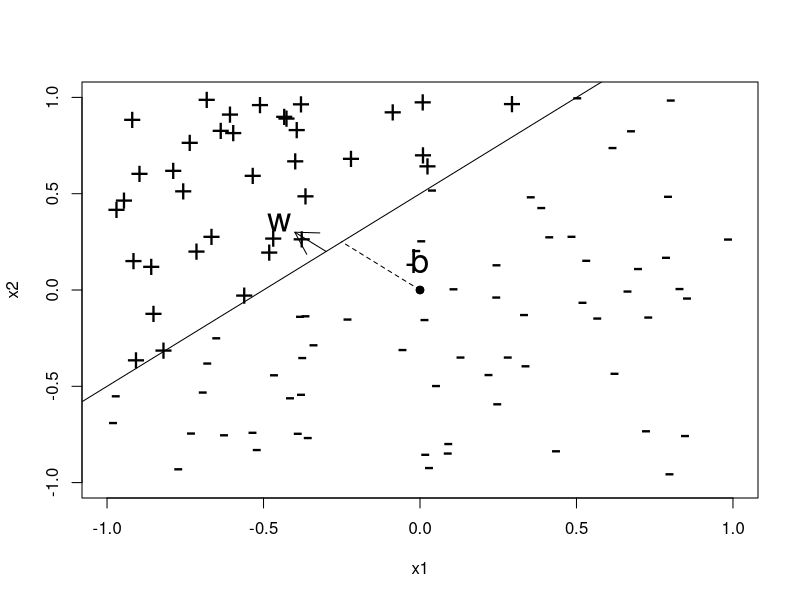
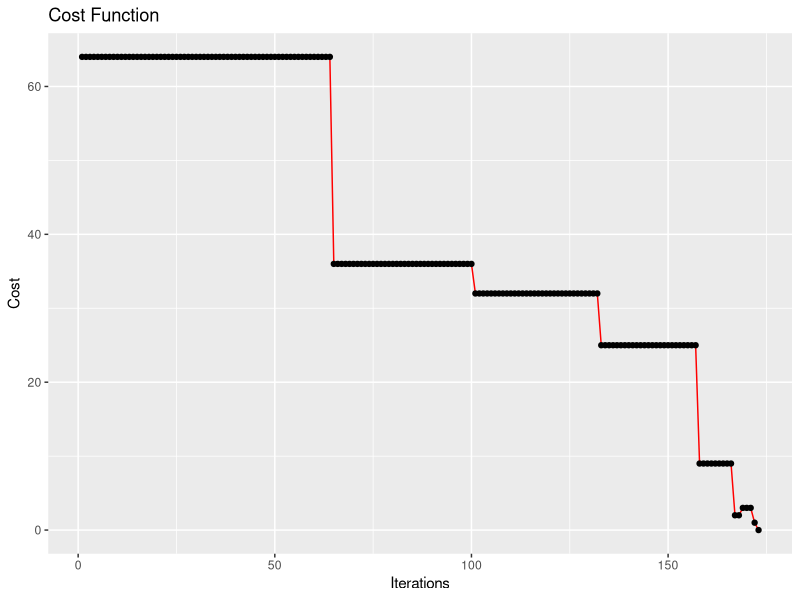
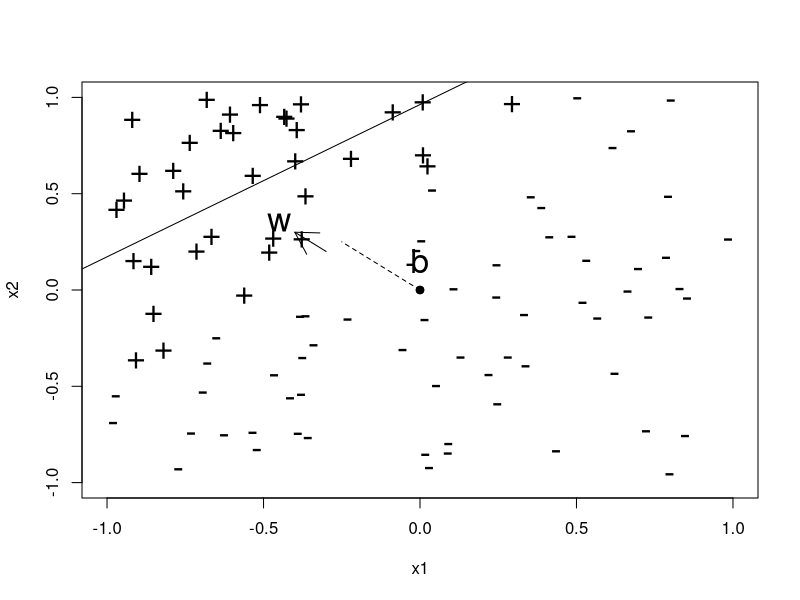
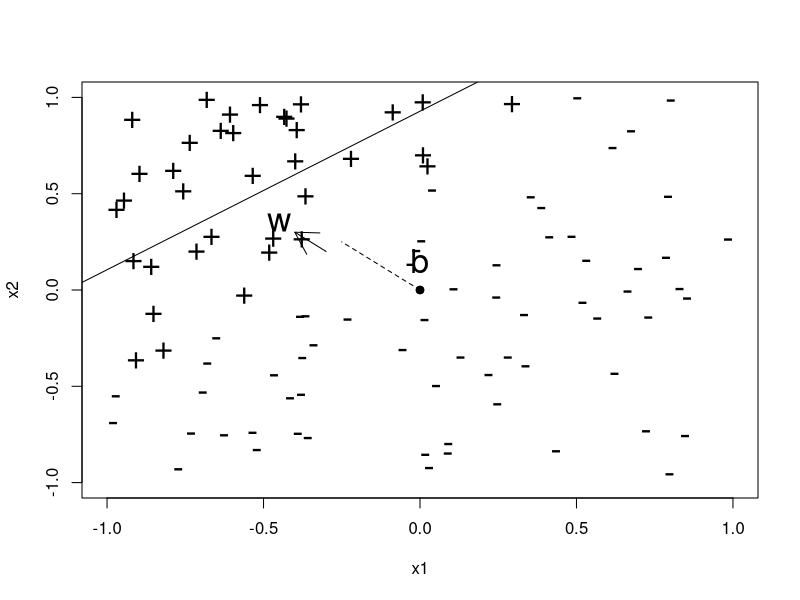
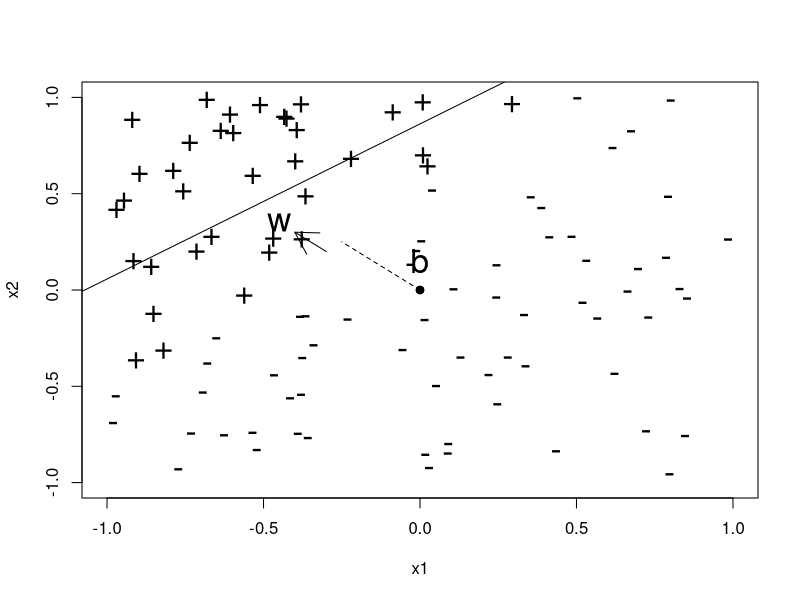
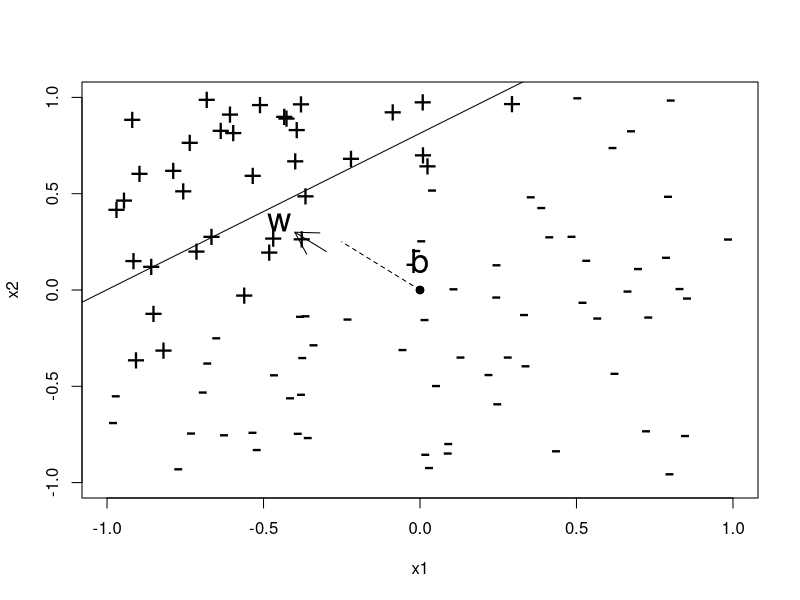
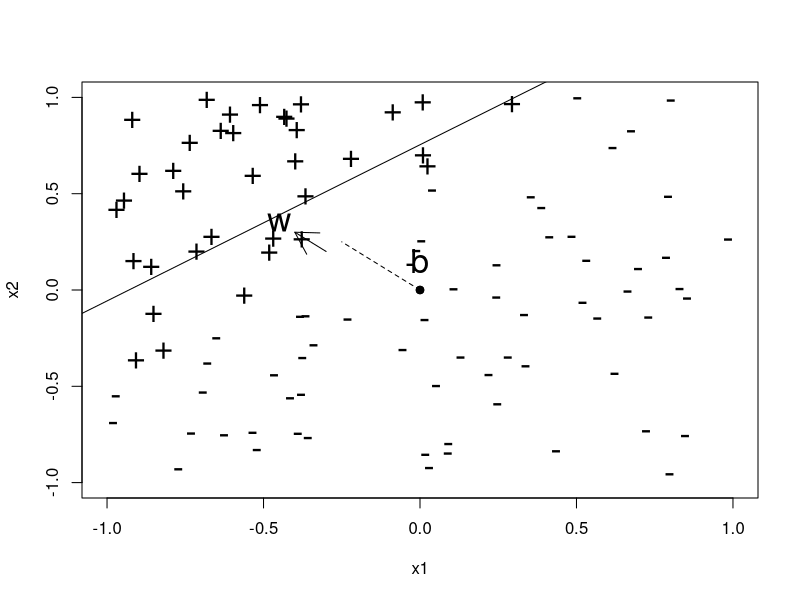
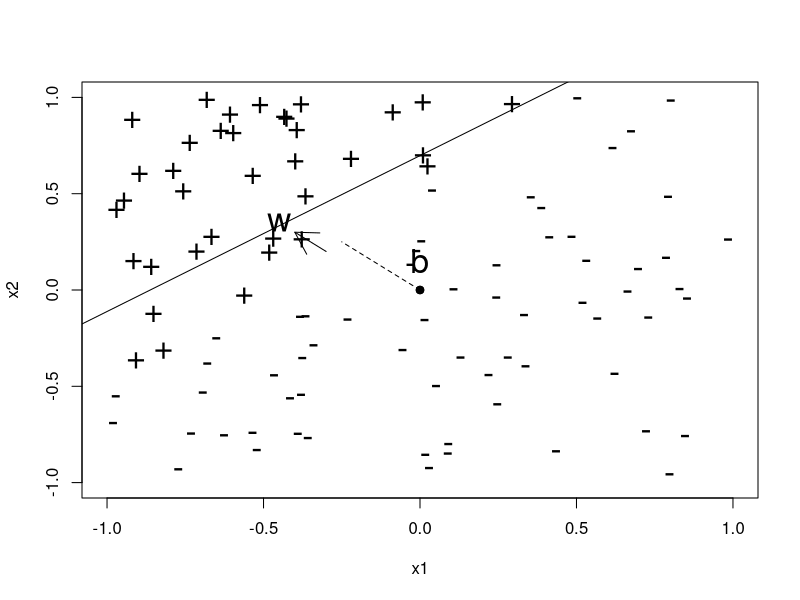

R code for these plots, in order:
## ---- chunk 1
library(ggplot2)
DistanceFromPlane = function(z, w, b) {
  sum(z * w) + b
}

ClassifyLinear = function(x, w, b) {
  distances = apply(x, 1, DistanceFromPlane, w, b)
  return(ifelse(distances < 0, -1, +1))
}
 
EuclideanNorm <- function(x) {
  return(sqrt(sum(x * x)))
}

PerceptronFunction <- function(x, y, learning.rate = 1) {
  w = vector(length = ncol(x)) # initialize w
  b = 0 # Initialize b
  iterations = 0 # count iterations
  cost_function <- c()
  R = max(apply(x, 1, EuclideanNorm))
  convergence = FALSE # to enter the while loop
  while (!convergence) {
    convergence = TRUE # hopes luck
    yc <- ClassifyLinear(x, w, b)
    for (i in 1:nrow(x)) {
      if (y[i] != yc[i]) {
        convergence <- FALSE
        w <- w + learning.rate * y[i] * x[i,]
        b <- b + learning.rate * y[i] * R^2
        iterations <- iterations + 1
        # cost_function <- c(cost_function,sum(y != yc))

      }
    }
  }
s = EuclideanNorm(w)
print(s)
# cost_function <- c(cost_function,sum(y != yc))
# cost_function <- as.data.frame(cost_function)
# ggplot(data=cost_function, aes(x=seq(1,length(cost_function)), y= cost_function, group=1)) +
#     geom_line(color="red")+
#     geom_point()+
#     xlab("Iterations")
return(list(w = w/s, b = b/s, steps = iterations))
}
## ---- chunk 2
# very easy
# x2 = x1 + 1/2
set.seed(1234)
x1 <- runif(100,-1,1)
x2 <- runif(100,-1,1)
x <- cbind(x1,x2)
y <- ifelse(x2 > 0.5 + x1, +1, -1)

PlotData <- function(x, y) {
  plot(x, pch = ifelse(y > 0, "+", "-"), xlim = c(-1,1), ylim = c(-1,1), cex = 2)
  abline(0.5,1)
  points(c(0,0), c(0,0), pch = 19)
  lines(c(0,-0.25), c(0,0.25), lty = 2)
  arrows(-0.3, 0.2, -0.4, 0.3)
  text(-0.45, 0.35, "w", cex = 2)
  text(-0.0, 0.15, "b", cex = 2)
}

PlotData(x, y)
## ---- chunk 3
the_perceptron <- PerceptronFunction(x,y)
predicted_y <- ClassifyLinear(x, the_perceptron$w, the_perceptron$b)
# error
print(sum(abs(y - predicted_y)))
## ---- chunk 4
# Trying other learning rates.
#############
lr = 0.00001#
#############

start_time <- Sys.time()
the_perceptron <- PerceptronFunction(x,y,learning.rate = lr)
predicted_y <- ClassifyLinear(x, the_perceptron$w, the_perceptron$b)
# error
print(sum(abs(y - predicted_y)))
end_time <- Sys.time()
# end_time - start_time
# Time difference of 4.836457 secs  with a learning.rate = 0.5
# Time difference of 4.883949 secs  with a learning.rate = 0.89.
# Time difference of 4.891064 secs  with a learning.rate = 0.99999
# Time difference of 4.894685 secs with a learning.rate = 0.00001
# Time difference of 4.941519 secs with a learning.rate = 0.0001
# Time difference of 5.081375 secs with a  learning.rate = 1.
## ---- chunk 5
PerceptronFunction <- function(x, y, learning.rate = 1) {
  w = vector(length = ncol(x)) # initialize w
  b = 0 # Initialize b
  iterations = 0 # count iterations
  cost_function <- c()
  R = max(apply(x, 1, EuclideanNorm))
  convergence = FALSE # to enter the while loop
  while (!convergence) {
    convergence = TRUE # hopes luck
    yc <- ClassifyLinear(x, w, b)
    for (i in 1:nrow(x)) {
      if (y[i] != yc[i]) {
        convergence <- FALSE
        w <- w + learning.rate * y[i] * x[i,]
        b <- b + learning.rate * y[i] * R^2
        iterations <- iterations + 1
        cost_function <- c(cost_function,sum(y != yc))
      }
    }
  }

cost_function <- c(cost_function,sum(y != yc))
cost_function <- as.data.frame(cost_function)
ggplot(data=cost_function, aes(x=seq(1,length(cost_function)), y= cost_function)) +
    geom_line(color="red")+
    geom_point()+
    xlab("Iterations")+
    ylab("Cost")+
    ggtitle("Cost Function")
}

PerceptronFunction(x,y,learning.rate = 0.00001)
## ---- chunk 6
PlotData <- function(x, y, w, b) {
  plot(x, pch = ifelse(y > 0, "+", "-"), xlim = c(-1,1), ylim = c(-1,1), cex = 2)
  abline(-b/w[2],-w[1]/w[2])
  points(c(0,0), c(0,0), pch = 19)
  lines(c(0,-0.25), c(0,0.25), lty = 2)
  arrows(-0.3, 0.2, -0.4, 0.3)
  text(-0.45, 0.35, "w", cex = 2)
  text(-0.0, 0.15, "b", cex = 2)
}
## ---- chunk 7


PerceptronFunction <- function(x, y, learning.rate = 0.001) {
  w = vector(length = ncol(x)) # initialize w
  b = 0 # Initialize b
  iterations = 0 # count iterations
  cost_function <- c()
  R = max(apply(x, 1, EuclideanNorm))
  convergence = FALSE # to enter the while loop
  while (!convergence) {
    convergence = TRUE # hopes luck
    yc <- ClassifyLinear(x, w, b)
    for (i in 1:nrow(x)) {
      if (y[i] != yc[i]) {
        convergence <- FALSE
        w <- w + learning.rate * y[i] * x[i,]
        b <- b + learning.rate * y[i] * R^2
        iterations <- iterations + 1
        cost_function <- c(cost_function,sum(y != yc))
        # In order to see results well, we want to see the line when it is inside the value interval of our elements to classify. This is when x1 = 0 and x2 < 1, son when x2 < -b/w2, as our line is defined by x2 = -w1*w2 * x1 - b/w2.
        if((-b/w[2])<1){PlotData(x,y, w, b)}
      
      }
    }
  }
  cost_function <- c(cost_function,sum(y != yc))
  cost_function <- as.data.frame(cost_function)
  # ggplot(data=cost_function, aes(x=seq(1,length(cost_function)), y= cost_function, group=1)) +
  #     geom_line(color="red")+
  #     geom_point()+
  #     xlab("Iterations")
}
PerceptronFunction(x, y, learning.rate = 1)
## ---- chunk 8
PerceptronFunction <- function(x, y, learning.rate = 1) {
  w = vector(length = ncol(x)) # initialize w
  b = 0 # Initialize b
  iterations = 0 # count iterations
  # cost_function <- c()
  R = max(apply(x, 1, EuclideanNorm))
  convergence = FALSE # to enter the while loop
  while (!convergence) {
    convergence = TRUE # hopes luck
    yc <- ClassifyLinear(x, w, b)
    for (i in 1:nrow(x)) {
      if (y[i] != yc[i]) {
        convergence <- FALSE
        w <- w + learning.rate * y[i] * x[i,]
        b <- b + learning.rate * y[i] * R^2
        iterations <- iterations + 1
        # cost_function <- c(cost_function,sum(y != yc))

      }
    }
  }
s = EuclideanNorm(w)
# print(s)
# cost_function <- c(cost_function,sum(y != yc))
# cost_function <- as.data.frame(cost_function)
# ggplot(data=cost_function, aes(x=seq(1,length(cost_function)), y= cost_function, group=1)) +
#     geom_line(color="red")+
#     geom_point()+
#     xlab("Iterations")
return(list(w = w/s, b = b/s, steps = iterations))
}
pf <- PerceptronFunction (x, y, learning.rate = 0.001)

# - $-b/w[2] = 1/2$
# - $-w[1]/w[2]x1 = x1$
cat("-b/w[2] == 1/2?:", -pf$b/pf$w[2],"\n")
cat("-w[1]/w[2]x1 == x1?:", -pf$w[1]/pf$w[2])



